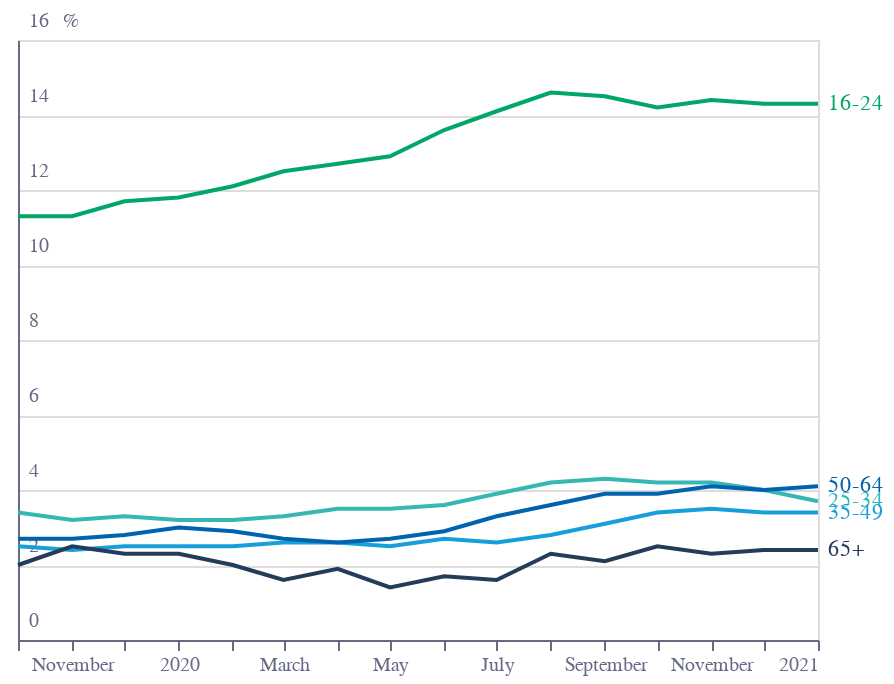

Notebook source saved alongside this figure:
### Code cell
base = alt.Chart(df).encode(
    y=alt.Y(
        "value:Q",
        axis=alt.Axis(
            grid=True,
            title="%",
            titleAnchor="start",
            labelColor=colors["eco-gray"],
            titleColor=colors["eco-gray"],
            tickColor=colors["eco-gray"],
            domainColor=colors["eco-gray"],
            titleFontSize=10,
            titleFontWeight="normal",
            ticks=False,
            labelAlign="left",
            labelBaseline="middle",
            labelPadding=-5,
            labelOffset=-10,
            titleX=22,
            titleY=-5,
            titleBaseline="bottom",
            titleAngle=0,
            titleAlign="left",
            tickCount=6,
            format=".0f",
        ),
    ),
    x=alt.X(
        "date:T",
        axis=alt.Axis(
            grid=False,
            title="",
            titleAnchor="start",
            labelColor=colors["eco-gray"],
            titleColor=colors["eco-gray"],
            tickColor=colors["eco-gray"],
            domainColor=colors["eco-gray"],
            titleFontSize=10,
            titleFontWeight="normal",
            labelExpr="datum.value<toDate('2019-11-01')?'':month(datum.value)==0?timeFormat(datum.value,'%Y'):timeFormat(datum.value,'%B')",
            labelAngle=0,
        ),
    ),
    color=alt.Color("age:N", legend=None, scale=alt.Scale(range=color_scale)),
)
lines = base.mark_line()
labels = (
    base.mark_text(align="left", dx=5)
    .encode(text=alt.Text("age:N"))
    .transform_filter("datum.date>toDate('2020-12-01')")
)
layer = lines + labels
layer.configure_view(stroke=None).properties(title="").properties(height=300, width=400)
layer.save("../../panels/unemployment/" + f + ".json")
layer

### Figure 1 — Vega-Lite specification as saved in the notebook (floating-point values rounded to 4 significant figures)
{"config": {"view": {"continuousWidth": 400, "continuousHeight": 300}}, "layer": [{"mark": "line", "encoding": {"color": {"type": "nominal", "field": "age", "legend": null, "scale": {"range": ["#00A767", "#36B7B4", "#179FDB", "#0063AF", "#243B5A"]}}, "x": {"type": "temporal", "axis": {"domainColor": "#676A86", "grid": false, "labelAngle": 0, "labelColor": "#676A86", "labelExpr": "datum.value<toDate('2019-11-01')?'':month(datum.value)==0?timeFormat(datum.value,'%Y'):timeFormat(datum.value,'%B')", "tickColor": "#676A86", "title": "", "titleAnchor": "start", "titleColor": "#676A86", "titleFontSize": 10, "titleFontWeight": "normal"}, "field": "date"}, "y": {"type": "quantitative", "axis": {"domainColor": "#676A86", "format": ".0f", "grid": true, "labelAlign": "left", "labelBaseline": "middle", "labelColor": "#676A86", "labelOffset": -10, "labelPadding": -5, "tickColor": "#676A86", "tickCount": 6, "ticks": false, "title": "%", "titleAlign": "left", "titleAnchor": "start", "titleAngle": 0, "titleBaseline": "bottom", "titleColor": "#676A86", "titleFontSize": 10, "titleFontWeight": "normal", "titleX": 22, "titleY": -5}, "field": "value"}}}, {"mark": {"type": "text", "align": "left", "dx": 5}, "encoding": {"color": {"type": "nominal", "field": "age", "legend": null, "scale": {"range": ["#00A767", "#36B7B4", "#179FDB", "#0063AF", "#243B5A"]}}, "text": {"type": "nominal", "field": "age"}, "x": {"type": "temporal", "axis": {"domainColor": "#676A86", "grid": false, "labelAngle": 0, "labelColor": "#676A86", "labelExpr": "datum.value<toDate('2019-11-01')?'':month(datum.value)==0?timeFormat(datum.value,'%Y'):timeFormat(datum.value,'%B')", "tickColor": "#676A86", "title": "", "titleAnchor": "start", "titleColor": "#676A86", "titleFontSize": 10, "titleFontWeight": "normal"}, "field": "date"}, "y": {"type": "quantitative", "axis": {"domainColor": "#676A86", "format": ".0f", "grid": true, "labelAlign": "left", "labelBaseline": "middle", "labelColor": "#676A86", "labelOffset": -10, "labelPadding": -5, "tickColor": "#676A86", "tickCount": 6, "ticks": false, "title": "%", "titleAlign": "left", "titleAnchor": "start", "titleAngle": 0, "titleBaseline": "bottom", "titleColor": "#676A86", "titleFontSize": 10, "titleFontWeight": "normal", "titleX": 22, "titleY": -5}, "field": "value"}}, "transform": [{"filter": "datum.date>toDate('2020-12-01')"}]}], "data": {"name": "data-2c197517ac0717ca8b415e75698ba4b8"}, "$schema": "https://vega.github.io/schema/vega-lite/v4.8.1.json", "datasets": {"data-2c197517ac0717ca8b415e75698ba4b8": [{"age": "16-24", "date": "2019-10-01T00:00:00", "value": 11.3}, {"age": "16-24", "date": "2019-11-01T00:00:00", "value": 11.3}, {"age": "16-24", "date": "2019-12-01T00:00:00", "value": 11.7}, {"age": "16-24", "date": "2020-01-01T00:00:00", "value": 11.8}, {"age": "16-24", "date": "2020-02-01T00:00:00", "value": 12.1}, {"age": "16-24", "date": "2020-03-01T00:00:00", "value": 12.5}, {"age": "16-24", "date": "2020-04-01T00:00:00", "value": 12.7}, {"age": "16-24", "date": "2020-05-01T00:00:00", "value": 12.9}, {"age": "16-24", "date": "2020-06-01T00:00:00", "value": 13.6}, {"age": "16-24", "date": "2020-07-01T00:00:00", "value": 14.1}, {"age": "16-24", "date": "2020-08-01T00:00:00", "value": 14.6}, {"age": "16-24", "date": "2020-09-01T00:00:00", "value": 14.5}, {"age": "16-24", "date": "2020-10-01T00:00:00", "value": 14.2}, {"age": "16-24", "date": "2020-11-01T00:00:00", "value": 14.4}, {"age": "16-24", "date": "2020-12-01T00:00:00", "value": 14.3}, {"age": "16-24", "date": "2021-01-01T00:00:00", "value": 14.3}, {"age": "25-34", "date": "2019-10-01T00:00:00", "value": 3.4}, {"age": "25-34", "date": "2019-11-01T00:00:00", "value": 3.2}, {"age": "25-34", "date": "2019-12-01T00:00:00", "value": 3.3}, {"age": "25-34", "date": "2020-01-01T00:00:00", "value": 3.2}, {"age": "25-34", "date": "2020-02-01T00:00:00", "value": 3.2}, {"age": "25-34", "date": "2020-03-01T00:00:00", "value": 3.3}, {"age": "25-34", "date": "2020-04-01T00:00:00", "value": 3.5}, {"age": "25-34", "date": "2020-05-01T00:00:00", "value": 3.5}, {"age": "25-34", "date": "2020-06-01T00:00:00", "value": 3.6}, {"age": "25-34", "date": "2020-07-01T00:00:00", "value": 3.9}, {"age": "25-34", "date": "2020-08-01T00:00:00", "value": 4.2}, {"age": "25-34", "date": "2020-09-01T00:00:00", "value": 4.3}, {"age": "25-34", "date": "2020-10-01T00:00:00", "value": 4.2}, {"age": "25-34", "date": "2020-11-01T00:00:00", "value": 4.2}, {"age": "25-34", "date": "2020-12-01T00:00:00", "value": 4.0}, {"age": "25-34", "date": "2021-01-01T00:00:00", "value": 3.7}, {"age": "35-49", "date": "2019-10-01T00:00:00", "value": 2.5}, {"age": "35-49", "date": "2019-11-01T00:00:00", "value": 2.4}, {"age": "35-49", "date": "2019-12-01T00:00:00", "value": 2.5}, {"age": "35-49", "date": "2020-01-01T00:00:00", "value": 2.5}, {"age": "35-49", "date": "2020-02-01T00:00:00", "value": 2.5}, {"age": "35-49", "date": "2020-03-01T00:00:00", "value": 2.6}, {"age": "35-49", "date": "2020-04-01T00:00:00", "value": 2.6}, {"age": "35-49", "date": "2020-05-01T00:00:00", "value": 2.5}, {"age": "35-49", "date": "2020-06-01T00:00:00", "value": 2.7}, {"age": "35-49", "date": "2020-07-01T00:00:00", "value": 2.6}, {"age": "35-49", "date": "2020-08-01T00:00:00", "value": 2.8}, {"age": "35-49", "date": "2020-09-01T00:00:00", "value": 3.1}, {"age": "35-49", "date": "2020-10-01T00:00:00", "value": 3.4}, {"age": "35-49", "date": "2020-11-01T00:00:00", "value": 3.5}, {"age": "35-49", "date": "2020-12-01T00:00:00", "value": 3.4}, {"age": "35-49", "date": "2021-01-01T00:00:00", "value": 3.4}, {"age": "50-64", "date": "2019-10-01T00:00:00", "value": 2.7}, {"age": "50-64", "date": "2019-11-01T00:00:00", "value": 2.7}, {"age": "50-64", "date": "2019-12-01T00:00:00", "value": 2.8}, {"age": "50-64", "date": "2020-01-01T00:00:00", "value": 3.0}, {"age": "50-64", "date": "2020-02-01T00:00:00", "value": 2.9}, {"age": "50-64", "date": "2020-03-01T00:00:00", "value": 2.7}, {"age": "50-64", "date": "2020-04-01T00:00:00", "value": 2.6}, {"age": "50-64", "date": "2020-05-01T00:00:00", "value": 2.7}, {"age": "50-64", "date": "2020-06-01T00:00:00", "value": 2.9}, {"age": "50-64", "date": "2020-07-01T00:00:00", "value": 3.3}, {"age": "50-64", "date": "2020-08-01T00:00:00", "value": 3.6}, {"age": "50-64", "date": "2020-09-01T00:00:00", "value": 3.9}, {"age": "50-64", "date": "2020-10-01T00:00:00", "value": 3.9}, {"age": "50-64", "date": "2020-11-01T00:00:00", "value": 4.1}, {"age": "50-64", "date": "2020-12-01T00:00:00", "value": 4.0}, {"age": "50-64", "date": "2021-01-01T00:00:00", "value": 4.1}, {"age": "65+", "date": "2019-10-01T00:00:00", "value": 2.0}, {"age": "65+", "date": "2019-11-01T00:00:00", "value": 2.5}, {"age": "65+", "date": "2019-12-01T00:00:00", "value": 2.3}, {"age": "65+", "date": "2020-01-01T00:00:00", "value": 2.3}, {"age": "65+", "date": "2020-02-01T00:00:00", "value": 2.0}, {"age": "65+", "date": "2020-03-01T00:00:00", "value": 1.6}, {"age": "65+", "date": "2020-04-01T00:00:00", "value": 1.9}, {"age": "65+", "date": "2020-05-01T00:00:00", "value": 1.4}, {"age": "65+", "date": "2020-06-01T00:00:00", "value": 1.7}, {"age": "65+", "date": "2020-07-01T00:00:00", "value": 1.6}, {"age": "65+", "date": "2020-08-01T00:00:00", "value": 2.3}, {"age": "65+", "date": "2020-09-01T00:00:00", "value": 2.1}, {"age": "65+", "date": "2020-10-01T00:00:00", "value": 2.5}, {"age": "65+", "date": "2020-11-01T00:00:00", "value": 2.3}, {"age": "65+", "date": "2020-12-01T00:00:00", "value": 2.4}, {"age": "65+", "date": "2021-01-01T00:00:00", "value": 2.4}]}}
